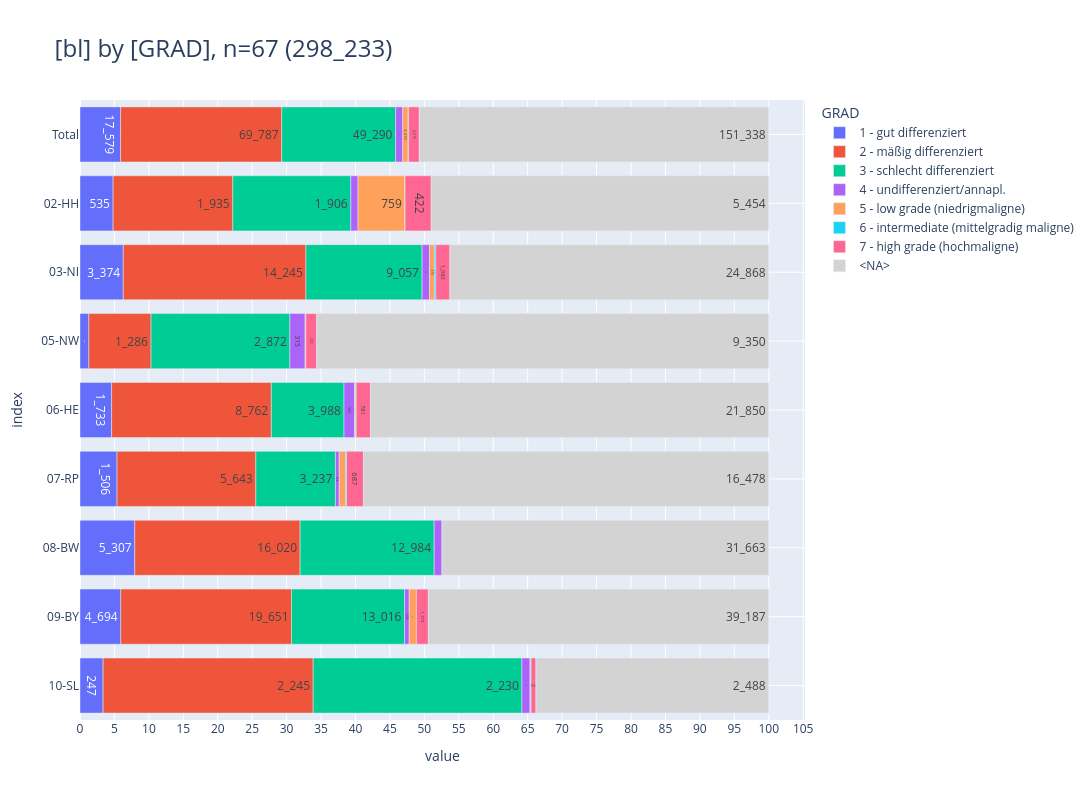

The notebook cell saved with this chart:
### Markdown cell above
<br>

### <a id='toc1_5_7_'></a>[Grading](#toc0_)
- **Filter: DJ = 2023, C44 und D-Diagnosen sind ausgeschlossen**

### Code cell
_alias='GRAD'
_df = (
    show_freqs(alias=_alias, incl_c44_and_d=False)
    .merge(dim_grading_epi, left_on=_alias, right_index=True, how="left")[
        ["kkr", "label", "cnt"]
    ]
    .rename(columns={"kkr": "bl", "label": _alias})
)
_=pls.plot_stacked_bars(
    _df,
    orientation="h",
    normalize=False,
    relative=True,
    dropna=False,
    sort_values_index=False,
    show_total=True,
    height=800,
)

### Figure 1 — Plotly figure (JSON) as saved in the notebook; plotly's stock layout.template omitted (floating-point values rounded to 4 significant figures)
{"data": [{"hovertemplate": "col=1 - gut differenziert<br>value=%{x}<br>index=%{y}<br>cnt_str=%{text}<extra></extra>", "legendgroup": "1 - gut differenziert", "marker": {"color": "#636EFA", "pattern": {"shape": ""}}, "name": "1 - gut differenziert", "orientation": "h", "showlegend": true, "text": ["17_579", "535", "3_374", "183", "1_733", "1_506", "5_307", "4_694", "247"], "textposition": "auto", "type": "bar", "x": [17579, 535, 3374, 183, 1733, 1506, 5307, 4694, 247], "xaxis": "x", "y": [" Total", "02-HH", "03-NI", "05-NW", "06-HE", "07-RP", "08-BW", "09-BY", "10-SL"], "yaxis": "y"}, {"hovertemplate": "col=2 - mäßig differenziert<br>value=%{x}<br>index=%{y}<br>cnt_str=%{text}<extra></extra>", "legendgroup": "2 - mäßig differenziert", "marker": {"color": "#EF553B", "pattern": {"shape": ""}}, "name": "2 - mäßig differenziert", "orientation": "h", "showlegend": true, "text": ["69_787", "1_935", "14_245", "1_286", "8_762", "5_643", "16_020", "19_651", "2_245"], "textposition": "auto", "type": "bar", "x": [69787, 1935, 14245, 1286, 8762, 5643, 16020, 19651, 2245], "xaxis": "x", "y": [" Total", "02-HH", "03-NI", "05-NW", "06-HE", "07-RP", "08-BW", "09-BY", "10-SL"], "yaxis": "y"}, {"hovertemplate": "col=3 - schlecht differenziert<br>value=%{x}<br>index=%{y}<br>cnt_str=%{text}<extra></extra>", "legendgroup": "3 - schlecht differenziert", "marker": {"color": "#00CC96", "pattern": {"shape": ""}}, "name": "3 - schlecht differenziert", "orientation": "h", "showlegend": true, "text": ["49_290", "1_906", "9_057", "2_872", "3_988", "3_237", "12_984", "13_016", "2_230"], "textposition": "auto", "type": "bar", "x": [49290, 1906, 9057, 2872, 3988, 3237, 12984, 13016, 2230], "xaxis": "x", "y": [" Total", "02-HH", "03-NI", "05-NW", "06-HE", "07-RP", "08-BW", "09-BY", "10-SL"], "yaxis": "y"}, {"hovertemplate": "col=4 - undifferenziert/annapl.<br>value=%{x}<br>index=%{y}<br>cnt_str=%{text}<extra></extra>", "legendgroup": "4 - undifferenziert/annapl.", "marker": {"color": "#AB63FA", "pattern": {"shape": ""}}, "name": "4 - undifferenziert/annapl.", "orientation": "h", "showlegend": true, "text": ["3_117", "116", "580", "315", "580", "154", "751", "534", "87"], "textposition": "auto", "type": "bar", "x": [3117, 116, 580, 315, 580, 154, 751, 534, 87], "xaxis": "x", "y": [" Total", "02-HH", "03-NI", "05-NW", "06-HE", "07-RP", "08-BW", "09-BY", "10-SL"], "yaxis": "y"}, {"hovertemplate": "col=5 - low grade (niedrigmaligne)<br>value=%{x}<br>index=%{y}<br>cnt_str=%{text}<extra></extra>", "legendgroup": "5 - low grade (niedrigmaligne)", "marker": {"color": "#FFA15A", "pattern": {"shape": ""}}, "name": "5 - low grade (niedrigmaligne)", "orientation": "h", "showlegend": true, "text": ["2_310", "759", "379", "17", "65", "256", "827", "7"], "textposition": "auto", "type": "bar", "x": [2310, 759, 379, 17, 65, 256, 827, 7], "xaxis": "x", "y": [" Total", "02-HH", "03-NI", "05-NW", "06-HE", "07-RP", "09-BY", "10-SL"], "yaxis": "y"}, {"hovertemplate": "col=6 - intermediate (mittelgradig maligne)<br>value=%{x}<br>index=%{y}<br>cnt_str=%{text}<extra></extra>", "legendgroup": "6 - intermediate (mittelgradig maligne)", "marker": {"color": "#19D3F3", "pattern": {"shape": ""}}, "name": "6 - intermediate (mittelgradig maligne)", "orientation": "h", "showlegend": true, "text": ["193", "2", "123", "23", "41", "4"], "textposition": "auto", "type": "bar", "x": [193, 2, 123, 23, 41, 4], "xaxis": "x", "y": [" Total", "02-HH", "03-NI", "06-HE", "07-RP", "10-SL"], "yaxis": "y"}, {"hovertemplate": "col=7 - high grade (hochmaligne)<br>value=%{x}<br>index=%{y}<br>cnt_str=%{text}<extra></extra>", "legendgroup": "7 - high grade (hochmaligne)", "marker": {"color": "#FF6692", "pattern": {"shape": ""}}, "name": "7 - high grade (hochmaligne)", "orientation": "h", "showlegend": true, "text": ["4_619", "422", "1_083", "221", "781", "687", "1_373", "52"], "textposition": "auto", "type": "bar", "x": [4619, 422, 1083, 221, 781, 687, 1373, 52], "xaxis": "x", "y": [" Total", "02-HH", "03-NI", "05-NW", "06-HE", "07-RP", "09-BY", "10-SL"], "yaxis": "y"}, {"hovertemplate": "col=<NA><br>value=%{x}<br>index=%{y}<br>cnt_str=%{text}<extra></extra>", "legendgroup": "<NA>", "marker": {"color": "lightgray", "pattern": {"shape": ""}}, "name": "<NA>", "orientation": "h", "showlegend": true, "text": ["151_338", "5_454", "24_868", "9_350", "21_850", "16_478", "31_663", "39_187", "2_488"], "textposition": "auto", "type": "bar", "x": [151338, 5454, 24868, 9350, 21850, 16478, 31663, 39187, 2488], "xaxis": "x", "y": [" Total", "02-HH", "03-NI", "05-NW", "06-HE", "07-RP", "08-BW", "09-BY", "10-SL"], "yaxis": "y"}], "layout": {"barmode": "relative", "barnorm": "percent", "height": 800, "legend": {"title": {"text": "GRAD"}, "tracegroupgap": 0, "traceorder": "normal"}, "title": {"font": {"size": 24}, "text": "[bl] by [GRAD], n=67 (298_233)", "xanchor": "left", "y": 0.95, "yanchor": "top"}, "width": 1600, "xaxis": {"anchor": "y", "domain": [0, 1], "dtick": 5, "gridwidth": 1, "showgrid": true, "title": {"text": "value"}}, "yaxis": {"anchor": "x", "categoryarray": ["10-SL", "09-BY", "08-BW", "07-RP", "06-HE", "05-NW", "03-NI", "02-HH", " Total"], "categoryorder": "array", "domain": [0, 1], "gridwidth": 1, "showgrid": true, "title": {"text": "index"}}}}
